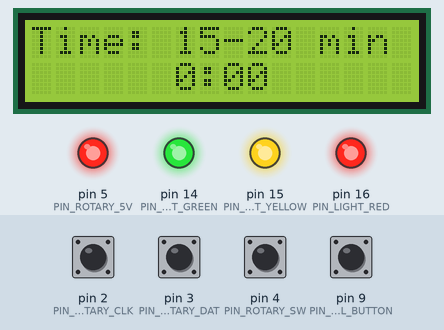
Recording of a sketch running on a simulated Arduino Uno, built with avr-gcc and run on an emulated ATmega328P. Parts: 16×2 character LCD, output pins drawn as LEDs (lit = HIGH). The test bench sets the inputs (shaded band); at power-on: pin 2 (PIN_ROTARY_CLK), pin 3 (PIN_ROTARY_DAT), pin 4 (PIN_ROTARY_SW), pin 9 (PIN_MANUAL_BUTTON) HIGH. EEPROM starts erased.

Above: at 1.2 s.
1.3 s: pin 9 (PIN_MANUAL_BUTTON) pulled LOW for 0.15 s
At 2.2 s:
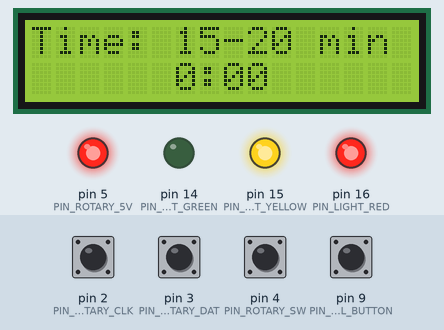
3.1 s: pin 4 (PIN_ROTARY_SW) pulled LOW for 0.15 s
At 5.0 s:
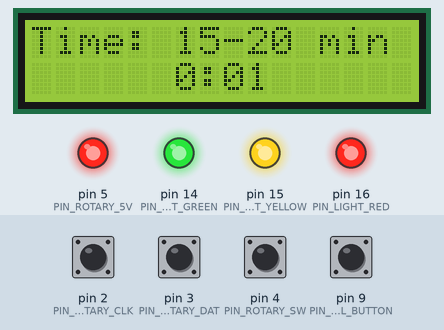
6.2 s: pin 4 (PIN_ROTARY_SW) pulled LOW for 1 s
At 7.6 s:
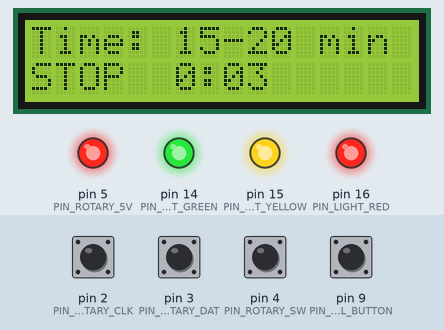
Timing chart, 0 to 9.2 s (numbered marks = the images above; inputs shaded):
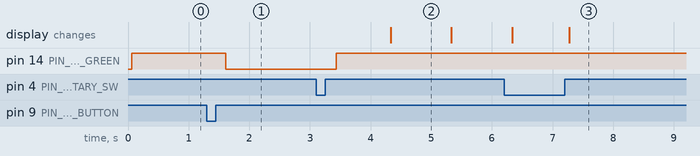

Measured:
- after the input at 1.3 s, pin 14 (PIN_LIGHT_GREEN): HIGH → LOW after 0.31 s
- after the input at 3.1 s, pin 14 (PIN_LIGHT_GREEN): LOW → HIGH after 0.33 s; the display: changes after 1.2 s (image 2)
- after the input at 6.2 s, the display: first differs from a run without the input after 1.1 s (image 3)
- what the display in image 2 shows lasts 1.0 s, from 4.3 s to 5.3 s

The sketch:

TimingLight.ino
```cpp
// *************************************************************************************
// TimingLight.ino - Arduino Program for Toastmasters Automatic Timing Light
//    Author:         John Miller
//    Revision:       1.1.0
//    Date:           7/23/2017
//    Project Source:  https://github.com/jpsrmiller/auto-timing-light
//    Project Website: www.autotiminglight.com
//
// This Arduino program performs all functions for the Automatic Timing Light including:
//     o Selection of Time Limits (e.g. 5 to 7 min) or Manual Mode
//     o Stop-watch Timer (Start, Stop and Reset)
//     o Turning the Red/Yellow/Green Lights On and Off
//     o Manually changing the light when the Manual Button is pressed
//
// The following hardware is attached to the Arduino
//     o 16x2 Character LCD with I2C
//     o Rotary Encoder with Selector Switch
//     o Pushbutton for Manually Changing Light
//     o 4-Channel 5-Volt Relay Module
//
// Rotary Encoder and Pushbutton use Arduino pins for the GND and +5V so that all hardware
//   can be connected directly to the Arduino, not requiring a separate breadboard.
//
// *** Detailed Decription of Timing Light Operation ***
//  - LCD Displays the Selected Speech Time and the Elapsed Time.  For example:
//              ----------------
//              Time: 5 to 7 min
//                   3:45
//              ----------------
//  - User turns the Rotary Encoder Left or Right to select the Speech Time.
//    Speech time limits are defined in 'time_limits' array.  Example speech
//    times are 1-2 minutes, 2-3 minutes, 3-5 minutes, etc.  Turning Rotary
//    all the way to the Left will select Manual Mode
//  - Press the Rotary Encoder Select Button to Start or Stop the Timer.
//  - Hold down the Rotary Encoder Select Button to Reset the Timer to 0:00
//  - While the Timer is running, and not in Manual Mode the Lights turn On and Off
//    automatically at the Following Times:
//          When timer starts, all lights are Off
//          At minimum time (example 5 minutes) GREEN light turns On (Yellow/Red are Off)
//          At middle time (example 6 minutes) YELLOW light turns On (Green/Red are Off)
//          At maximum time (example 7 minutes) RED light turns On (Yellow/Green are Off)
//  - While in Manual Mode or while the timer is Stopped and the time is 0:00, the Light
//    is changed by pressing the Manual button.  Light is advanced as follows:
//           NONE --> GREEN --> YELLOW --> RED  --> NONE
//  - Selected time Limits are stored in EEPROM and loaded on program start-up.
//    In other words, the program "remembers" the last time limit selected
//
// *** External Libraries Required ***
// The following libraries must be downloaded and copied into the Arduino "libraries"
// folder in order for the program to compile:
//    o OneButton - https://github.com/mathertel/OneButton
//    o LiquidCrystal_I2C - https://github.com/fdebrabander/Arduino-LiquidCrystal-I2C-library
//
// *********************************************************************************

#include <Wire.h>
#include <EEPROM.h>
#include <LiquidCrystal_I2C.h>
#include <OneButton.h>

// Most I2C LCD's have an I2C Address of either 0x27 or 0x3F
// If the LCD doesn't work with one address, try the other
//#define LCD_I2C_ADDRESS 0x27
#define LCD_I2C_ADDRESS 0x3F

// Define the IO Pins Used
#define PIN_ROTARY_CLK		2   // Used for generating interrupts using CLK signal
#define PIN_ROTARY_DAT		3   // Used for reading DT signal
#define PIN_ROTARY_SW	  	4   // Used for the Rotary push button switch
#define PIN_ROTARY_5V         	5   // Set to HIGH to be the 5V pin for the Rotary Encoder
#define PIN_ROTARY_GND        	6   // Set to LOW to be the GND pin for the Rotary Encoder
#define PIN_MANUAL_GND        	8   // Set to LOW to be the GND pin for the Manual Button
#define PIN_MANUAL_BUTTON     	9   // Pushbutton to change light in Manual Mode
#define PIN_LIGHT_GREEN		14  // Output pin for Green Light
#define PIN_LIGHT_YELLOW	15  // Output pin for Yellow Light
#define PIN_LIGHT_RED		16  // Output pin for Red Light

// Used to specify which light is currently on
#define LIGHT_NONE	  	0   // All Lights Off
#define LIGHT_GREEN		1   // Green Light On
#define LIGHT_YELLOW	  	2   // Yellow Light On
#define LIGHT_RED		3   // Red Light On

//EEPROM Address for storing the last selected time
#define TIME_LIM_INDEX_EEPROM_ADDRESS	0

LiquidCrystal_I2C lcd(LCD_I2C_ADDRESS,16,2);

// OneButton class handles Debounce and detects button press
OneButton btnMan(PIN_MANUAL_BUTTON, HIGH);	// Pushbutton for Manual Mode
OneButton btnRot(PIN_ROTARY_SW, HIGH);		  // Rotary Select button

volatile int time_lim_index = 0;    // Time limit currently selected via Rotary Encoder

unsigned long start_millis;         // millis() value at time Start is pressed
int start_elapsed_sec;              // Elapsed seconds at time Start is pressed
int elapsed_sec;                    // Total Elapsed Seconds
int old_elapsed_sec;                // Previous Total Elapsed Seconds

int timer_running;                  // TRUE if the timer is currently running

// Defines the minimum and maximum times in minutes.
//    {0,0} means Manual Mode.  {5,7} means 5 to 7 minutes.
int time_limits[13][2] = { { 0,0 },{ 1,2 },{ 2,3 },{ 3,5 },{ 4,6 },{ 5,7 },{ 6,8 },
                           { 7,9 },{ 8,10 },{ 10,12 },{ 10,14 },{ 12,15 },{ 15,20 } };
const int time_limit_count = 13;

int min_min;   // Minimum Minutes for selected Time Limit
int max_min;   // Maximum Minutes for selected Time Limit
int min_sec;   // Minimum Seconds for selected Time Limit (Green Light turns on)
int max_sec;   // Maximum Seconds for selected Time Limit (Red Light turns on)
int mid_sec;   // Mid-point Seconds for selected Time Limit (Yellow Light turns on)

int manual_mode;                // TRUE if currently in Manual Mode
int time_lim_changed;           // TRUE if selected Time Limit has changed
int manual_mode_light_select;   // In Manual mode, defines the Light selected

int rotary_disabled;            // TRUE to Disable Rotary Encoder
int old_light_index;            // Light that was on at previous cycle

// Used for the Rotary Encoder interrupt routines PinA() and PinB()
volatile byte aFlag = 0; // lets us know when we're expecting a rising edge on pinA
                         // to signal that the encoder has arrived at a detent
volatile byte bFlag = 0; // lets us know when we're expecting a rising edge on pinB
                         // to signal that the encoder has arrived at a detent
                         // (opposite direction to when aFlag is set)
volatile byte reading = 0; //somewhere to store the direct values we read from our interrupt
                           // pins before checking to see if we have moved a whole detent


// ****************************************************************************
// PinA() - Called by the Interrupt pin when the Rotary Encoder Turned
//    Routine taken from:
//    https://exploreembedded.com/wiki/Interactive_Menus_for_your_project_with_a_Display_and_an_Encoder
// ****************************************************************************
void PinA(){
  if (rotary_disabled) return;

  cli(); //stop interrupts happening before we read pin values
  // read all eight pin values then strip away all but pinA and pinB's values
  reading = PIND & 0xC;

  //check that both pins at detent (HIGH) and that we are expecting detent on this pin's rising edge
  if(reading == B00001100 && aFlag) {
    rotaryUp();
    bFlag = 0; //reset flags for the next turn
    aFlag = 0; //reset flags for the next turn
  }
  //signal that we're expecting pinB to signal the transition to detent from free rotation
  else if (reading == B00000100) bFlag = 1;
  sei(); //restart interrupts
}

// ****************************************************************************
// PinB() - Called by the Interrupt pin when the Rotary Encoder Turned
//    Routine taken from:
//    https://exploreembedded.com/wiki/Interactive_Menus_for_your_project_with_a_Display_and_an_Encoder
// ****************************************************************************
void PinB(){
  if (rotary_disabled) return;

  cli(); //stop interrupts happening before we read pin values
  //read all eight pin values then strip away all but pinA and pinB's values
  reading = PIND & 0xC;
  //check that both pins at detent (HIGH) and that we are expecting detent on this pin's rising edge
  if (reading == B00001100 && bFlag) {
    rotaryDown();
    bFlag = 0; //reset flags for the next turn
    aFlag = 0; //reset flags for the next turn
  }
  //signal that we're expecting pinA to signal the transition to detent from free rotation
  else if (reading == B00001000) aFlag = 1;
  sei(); //restart interrupts
}


// ****************************************************************************
// setup() - Initialization Function
// ****************************************************************************
void setup()
{
  // Initialize the I2C LCD
	lcd.begin();
	lcd.backlight();

  // Set the Directions of the I/O Pins
	pinMode(PIN_ROTARY_CLK, INPUT_PULLUP);
	pinMode(PIN_ROTARY_DAT, INPUT_PULLUP);
	pinMode(PIN_ROTARY_SW, INPUT_PULLUP);
	pinMode(PIN_MANUAL_BUTTON, INPUT_PULLUP);
	pinMode(PIN_LIGHT_GREEN, OUTPUT);
	pinMode(PIN_LIGHT_YELLOW, OUTPUT);
	pinMode(PIN_LIGHT_RED, OUTPUT);

  pinMode(PIN_ROTARY_GND, OUTPUT);
  pinMode(PIN_ROTARY_5V, OUTPUT);
  pinMode(PIN_MANUAL_GND, OUTPUT);
  digitalWrite(PIN_ROTARY_GND, LOW);
  digitalWrite(PIN_ROTARY_5V, HIGH);
  digitalWrite(PIN_MANUAL_GND, LOW);

	// Relay module takes IN=HIGH for Open and IN=LOW for Close
	digitalWrite(PIN_LIGHT_GREEN, HIGH);
	digitalWrite(PIN_LIGHT_YELLOW, HIGH);
	digitalWrite(PIN_LIGHT_RED, HIGH);

	// Initialize to No Light On for Manual Mode
	old_light_index = LIGHT_NONE;
	manual_mode_light_select = LIGHT_NONE;

  // set an interrupt on PinA and PinB, looking for a rising edge signal and
  // executing the "PinA" and "PinB" Interrupt Service Routines
  attachInterrupt(0,PinA,RISING);
  attachInterrupt(1,PinB,RISING);

  // Initialize the Manual Light Advance Button
	btnMan.attachClick(&btnManClick);

  // Initialize the Rotary Encoder Press Button
	btnRot.attachClick(&btnRotClick);
	btnRot.attachLongPressStart(&btnRotLongPress);
	btnRot.setPressTicks(2000);

  // Read the last Time Limit Selected from EEPROM and write to LCD
	readSelectedTime();
	time_lim_changed = 1;
	refreshElapsedTime();

	// Rotary Encoder Enabled
	rotary_disabled = 0;
}

// ****************************************************************************
// rotaryUp() - When Rotary Encoder is turned to the Right (clockwise)
//              increase the selected Time Limits
// ****************************************************************************
void rotaryUp()
{
	time_lim_index++;
	if (time_lim_index >= time_limit_count) time_lim_index = time_limit_count - 1;
	time_lim_changed = 1;
}

// ****************************************************************************
// rotaryDown() - When Rotary Encoder is turned to the Left (counter-clockwise)
//              decrease the selected Time Limits
// ****************************************************************************
void rotaryDown()
{
	time_lim_index--;
	if (time_lim_index<0) time_lim_index = 0;
	time_lim_changed = 1;
}

// ****************************************************************************
// btnManClick() - Manual Light Advance button is clicked
// ****************************************************************************
void btnManClick()
{
  // If Timer is Running, and Not Manual Mode, do nothing
	if (timer_running && !manual_mode) return;

  // Increment the selected light: NONE --> GREEN --> YELLOW --> RED --> NONE
	manual_mode_light_select++;
	if (manual_mode_light_select > LIGHT_RED)
		manual_mode_light_select = LIGHT_NONE;
}

// ****************************************************************************
// btnRotClick() - Rotary Encoder Select Button is pressed
// ****************************************************************************
void btnRotClick()
{
	startPressed();
}

// ****************************************************************************
// btnRotLongPress() - Rotary Encoder Select Button is Held Down (Long Press)
// ****************************************************************************
void btnRotLongPress()
{
	resetPressed();
}

// ****************************************************************************
// loop() - Main Program Loop Function
// ****************************************************************************
void loop()
{
  // Check for button press
	btnMan.tick();
	btnRot.tick();

  // Do the "Normal" Timing Light Loop Function
	normalLoop();

 // Loop functions for other modes could be implemented here.
 // ....
}

// ****************************************************************************
// normalLoop() - Main Timing Light Loop function.  This handles the Timer,
//                Light Change, and Reset
// ****************************************************************************
void normalLoop()
{

  // If the Timer is Running, calculate the Elapsed Seconds based on the
  // time since the Start button was pressed, and the Elaped Time at
  // the Start button press
	if (timer_running)
		elapsed_sec = start_elapsed_sec + ((millis() - start_millis) / 1000);

  // Update the Elapsed Time on the LCD only if it has changed since the
  // last normalLoop() cycle
	if (elapsed_sec != old_elapsed_sec)
		refreshElapsedTime();
	old_elapsed_sec = elapsed_sec;

  // If the Time Limit has changed, because the Rotary Encoder was turned,
  // update memory and LCD with the new Time Limits, and save the selected
  // Time Limits to the EEPROM
	if (time_lim_changed)
	{
		refreshTimeLim();
		writeSelectedTime();
	}

  // Update the Lights On
	updateLights();

	delay(10); // Delay because the loop does not need to execute continuously
}

// ****************************************************************************
// refreshElapsedTime() - Calculate the Elapsed Minutes and Seconds and
//                        print to the LCD
// ****************************************************************************
void refreshElapsedTime() {

	int mins;
	int sec;

	lcd.setCursor(0, 1);  // Elapsed Time is on Second Row of LCD

  // Calculate Minutes and Seconds
	mins = elapsed_sec / 60;
	sec = elapsed_sec - (mins * 60);

  // If the Timer was Stopped (and not yet Reset), then show the word "STOP"
  // next to the eleapsed time
	if (!timer_running && elapsed_sec>0)
		lcd.print(F("STOP  "));
	else
		lcd.print(F("      "));

  // Display Elapsed Time in Minutes and Seconds
	lcd.print(mins);
	lcd.print(F(":"));
	if (sec<10) lcd.print(F("0"));
	lcd.print(sec);
  lcd.print(F("    "));

}

// ****************************************************************************
// startPressed() - Rotary Encoder (Start/Stop) button was Pressed
// ****************************************************************************
void startPressed()
{
  // If Timer is Running, then Stop the Timer
	if (timer_running)
	{
		timer_running = 0;
		start_elapsed_sec = elapsed_sec;
	}

  // If Timer was Not Running, then Start the Timer
	else
	{
		timer_running = 1;
		start_millis = millis();

    // Turn Off all Lights when Timer Starts, unless in Manual Mode
		if (!manual_mode) manual_mode_light_select = LIGHT_NONE;
	}

  // Update the Elapsed Time on the LCD
	refreshElapsedTime();
}

// ****************************************************************************
// resetPressed() - Rotary Encoder Switch was Held (Long Press) for Reset
// ****************************************************************************
void resetPressed()
{
  // Reset Elapsed Time to Zero, only if Timer is Not Running
	if (timer_running == 0)
	{
		elapsed_sec = 0;
		start_elapsed_sec = 0;
	}
}

// ****************************************************************************
// writeSelectedTime() - Stores the Selected Time Limits in EEPROM.  This
//                       allows the Timing Light to "Remember" the last
//                       selected time after Power-down / Power-up
// ****************************************************************************
void writeSelectedTime()
{
	eeprom_write_byte(TIME_LIM_INDEX_EEPROM_ADDRESS, (byte)time_lim_index);
}

// ****************************************************************************
// readSelectedTime() - Read the last Selected Time Limits from EEPROM
//                      This is called during Setup
// ****************************************************************************
void readSelectedTime()
{
	time_lim_index = eeprom_read_byte(TIME_LIM_INDEX_EEPROM_ADDRESS);
	if (time_lim_index<0) time_lim_index = 0;
	if (time_lim_index>time_limit_count - 1) time_lim_index = time_limit_count - 1;
}

// ****************************************************************************
// refreshTimeLim() - After the Selected Time Limit changes, this updates
//                    the associated variables and LCD
// ****************************************************************************
void refreshTimeLim()
{
    // Calculate Minimum, Middle, and Maximum Seconds
		min_min = time_limits[time_lim_index][0];
		max_min = time_limits[time_lim_index][1];
		min_sec = min_min * 60;
		max_sec = max_min * 60;
		mid_sec = (max_sec + min_sec) / 2;

  // A selected Time Limit index of 0 means MANUAL MODE
	if (time_lim_index == 0)
		manual_mode = 1;
	else
		manual_mode = 0;

  // Copy the new Time Limits to LCD
	timeLim2LCD();
	time_lim_changed = 0;
}

// ****************************************************************************
// timeLim2LCD() - Prints the Selected Time Limit to the LCD
// ****************************************************************************
void timeLim2LCD() {

	lcd.setCursor(0, 0);  // Time Limit is on First Row

	if (manual_mode)
	{
    // Manual Mode Selected
		lcd.print(F("  Manual Mode    "));
	}
	else
	{
		lcd.print(F("Time: "));
		lcd.print(min_min);

    // For a time limit >= 10 minutes write it in the form:
    //         Time: 10-12 min
    // For a time limit < 10 minutes write it in the form:
    //         Time: 5 to 7 min
    // This will ensure it fits within 16 characters
		if (max_min >= 10)
			lcd.print(F("-"));
		else
			lcd.print(F(" to "));

		lcd.print(max_min);
		lcd.print(F(" min  "));
	}
}

// ****************************************************************************
// updateLights() - Sets the correct light on (NONE, GREEN, YELLOW, or RED)
//                  based on the Elapsed Time, or the Manual Light Select
// ****************************************************************************
void updateLights()
{
	int s;

	s = elapsed_sec;

	if (manual_mode || (!timer_running && s == 0))
	{
    // If in Manual Mode, set whatever light was selected with Manual button
		setLightOn(manual_mode_light_select);
	}
	else
	{
    // Set light on based upon the elapsed time:
    //   Less than minimum time --> NONE
    //   Greater than minimum time, but less than middle time --> GREEN
    //   Greater than middle time, but less than maximum time --> YELLOW
    //   Greater than maximum time --> RED
		if (s<min_sec || s == 0) setLightOn(LIGHT_NONE);
		if (s >= min_sec && s<mid_sec) setLightOn(LIGHT_GREEN);
		if (s >= mid_sec && s<max_sec)  setLightOn(LIGHT_YELLOW);
		if (s >= max_sec)  setLightOn(LIGHT_RED);
	}
}

// ****************************************************************************
// setLightOn() - Sets the value of the OUTPUT PINS so that the correct light
//                (NONE, GREEN, YELLOW, or RED) is shown on
// ****************************************************************************
void setLightOn(int light_index)
{

	if (light_index != old_light_index) // Only do anything if the Light has changed
	{
    // Disable the Rotary Encoder for 100 ms.  This will prevent any electrical
    // noise caused by Relay Contacts closing or opening from causing a false
    // click in the Rotary Encoder
		rotary_disabled = 1;
		delay(100);

		switch (light_index)
		{
		case LIGHT_NONE:
			setOutput(PIN_LIGHT_GREEN, 0);
			setOutput(PIN_LIGHT_YELLOW, 0);
			setOutput(PIN_LIGHT_RED, 0);
			break;
		case LIGHT_GREEN:
			setOutput(PIN_LIGHT_GREEN, 1);
			setOutput(PIN_LIGHT_YELLOW, 0);
			setOutput(PIN_LIGHT_RED, 0);
			break;
		case LIGHT_YELLOW:
			setOutput(PIN_LIGHT_GREEN, 0);
			setOutput(PIN_LIGHT_YELLOW, 1);
			setOutput(PIN_LIGHT_RED, 0);
			break;
		case LIGHT_RED:
			setOutput(PIN_LIGHT_GREEN, 0);
			setOutput(PIN_LIGHT_YELLOW, 0);
			setOutput(PIN_LIGHT_RED, 1);
			break;
		}

    // After opening/closing any relay contacts, pause another 100 ms before
    // Re-enabling the Rotary Encoder to prevent interferance from electrical
    // noise.
		delay(100);
		rotary_disabled = 0;

		// Store the old Select Light value
		old_light_index = light_index;
	}
}

// ****************************************************************************
// setOutput() - Converts an input of 0=OFF and 1=ON to a pin output of
//               HIGH = OFF and LOW = ON
// ****************************************************************************
void setOutput(int pin, int state)
{
	// Relay module requires a Ground to Energize relay and +5V to de-energize
	// Thus turning Light On, requires a LOW on the output

	if (state>0)
		digitalWrite(pin, LOW);
	else
		digitalWrite(pin, HIGH);
}
```
